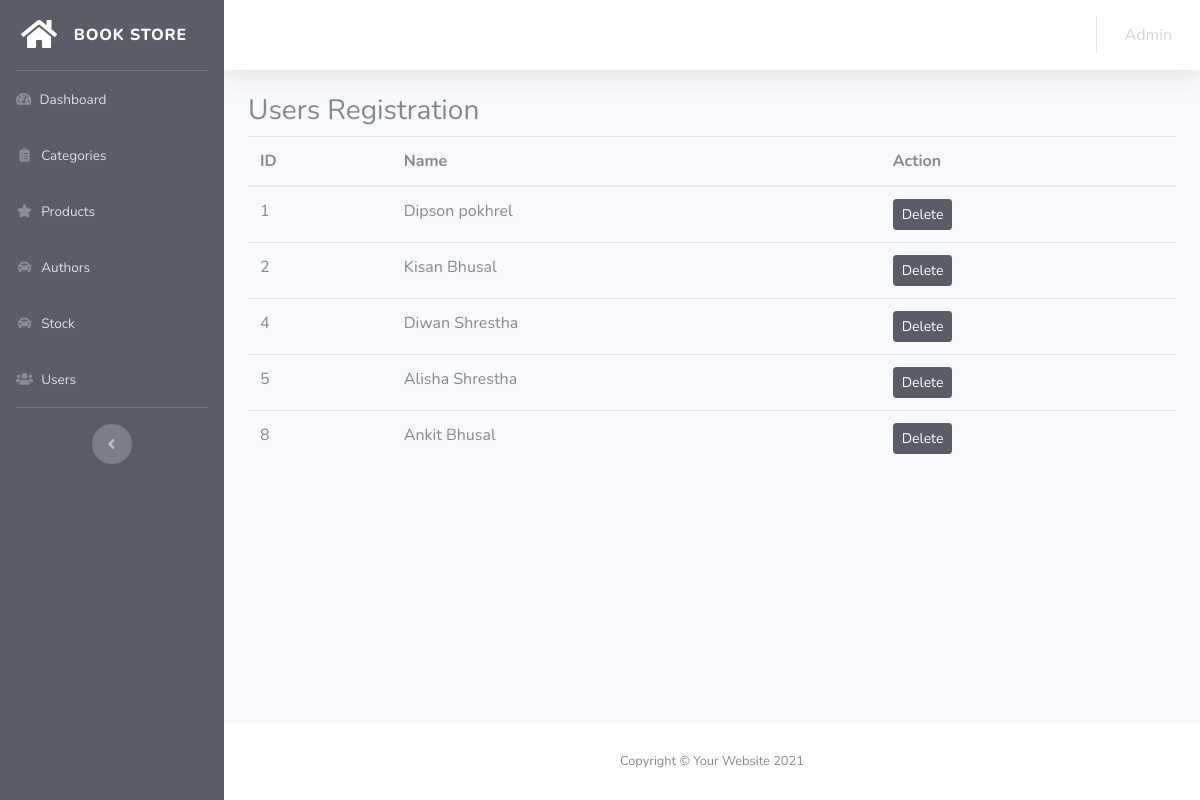
Screenshot of /admin/users/index.php (signed in) with the database file from the repository.
### tables this page shows
CREATE TABLE `users` (
  `id` int(11) NOT NULL,
  `name` varchar(200) NOT NULL,
  `email` varchar(200) NOT NULL,
  `password` varchar(200) NOT NULL,
  `role` varchar(200) NOT NULL DEFAULT 'User'
);

### db.php (called while the page is built, shortened)
<?php
function pdo()
{
    $dbhost = "localhost";
    $dbname = "book store";
    $dbuser = "root";
    $dbpass = "";
    $options = [
        PDO::ATTR_DEFAULT_FETCH_MODE => PDO::FETCH_ASSOC
    ];
    $dsn = "mysql:host=" . $dbhost . ";dbname=" . $dbname;
    try {
        $pdo = new PDO($dsn, $dbuser, $dbpass, $options);
    } catch (PDOException $e) {
        die("Cannot Connect to Database: " . $e->getMessage());
    }
    return $pdo;
}
function is_logged()
{
    return true;
}
function user()
{
    if (is_logged()) {
        return find('users', $_SESSION['user_id']);
    }
    return false;
}
function where($table, $col, $opr, $val, $all = true)
{
    $pdo = pdo();
    $stmt = $pdo->prepare("SELECT * FROM $table WHERE $col $opr ?");
    $stmt->execute([$val]);
    return $stmt->fetch();
}
function find($table, $id)
{
    return where($table, 'id', '=', $id, false);
}
function all($table)
{
    $pdo = pdo();
    $stmt = $pdo->prepare("SELECT * FROM $table");
    $stmt->execute();
    return $stmt->fetchAll();
}

### functions.php (called while the page is built, shortened)
<?php
function is_admin()
{
    $user = user();
    return true;
}
function check_admin()
{
    if (!is_admin()) {
        die("You do not have permission to view this page!");
    }
}

### admin/admin.php (called while the page is built, shortened)
<?php
require __DIR__  . "/../db.php";
require __DIR__ . "/../functions.php";
check_admin();

### admin/users/index.php (the view, shortened to what this page needs)
<?php require "../header.php" ?>
<table class="table">
    <h3>Users Registration</h3>
    <thead>
        <tr>
            <th>ID</th>
            <th>Name</th>
            <th>Action</th>
        </tr>
    </thead>
    <tbody>
        <?php
        $users = all('users');
        foreach ($users as $item) :
        ?>
            <tr>
                <td><?php echo $item['id']; ?></td>
                <td><?php echo $item['name']; ?></td>
                <td>
                    <a class="btn btn-dark btn-sm" href="#!" onclick="confirmDelete(<?php echo $item['id']; ?>)">
                        Delete
                    </a>
                </td>
            </tr>
        <?php endforeach; ?>
    </tbody>
</table>
<?php require "../footer.php"; ?>

### rows the page displays
users: id "1", name "Dipson pokhrel"
users: id "2", name "Kisan Bhusal"
users: id "4", name "Diwan Shrestha"
users: id "5", name "Alisha Shrestha"
users: id "8", name "Ankit Bhusal"
